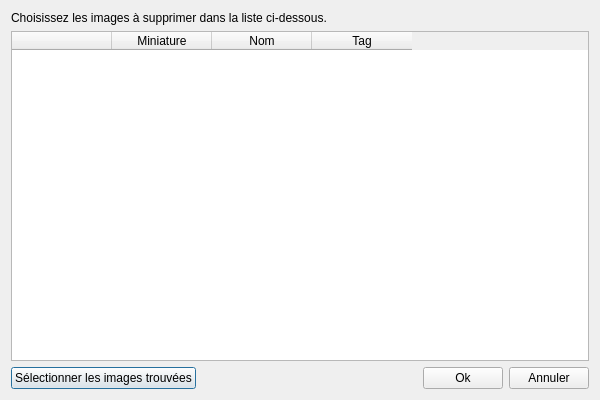
<?xml version="1.0" encoding="UTF-8"?>
<ui version="4.0">
 <class>BlacklistFix3</class>
 <widget class="QDialog" name="BlacklistFix3">
  <property name="geometry">
   <rect>
    <x>0</x>
    <y>0</y>
    <width>600</width>
    <height>400</height>
   </rect>
  </property>
  <property name="windowTitle">
   <string>Réparateur de liste noire</string>
  </property>
  <property name="windowIcon">
   <iconset resource="../resources.qrc">
    <normaloff>:/images/icon.ico</normaloff>:/images/icon.ico</iconset>
  </property>
  <layout class="QVBoxLayout" name="verticalLayout">
   <item>
    <widget class="QLabel" name="label">
     <property name="text">
      <string>Choisissez les images à supprimer dans la liste ci-dessous.</string>
     </property>
    </widget>
   </item>
   <item>
    <widget class="QTableWidget" name="tableWidget">
     <property name="editTriggers">
      <set>QAbstractItemView::NoEditTriggers</set>
     </property>
     <property name="showDropIndicator" stdset="0">
      <bool>false</bool>
     </property>
     <attribute name="horizontalHeaderHighlightSections">
      <bool>false</bool>
     </attribute>
     <attribute name="verticalHeaderDefaultSectionSize">
      <number>50</number>
     </attribute>
     <attribute name="verticalHeaderHighlightSections">
      <bool>false</bool>
     </attribute>
     <column>
      <property name="text">
       <string/>
      </property>
     </column>
     <column>
      <property name="text">
       <string>Miniature</string>
      </property>
     </column>
     <column>
      <property name="text">
       <string>Nom</string>
      </property>
     </column>
     <column>
      <property name="text">
       <string>Tag</string>
      </property>
     </column>
    </widget>
   </item>
   <item>
    <layout class="QHBoxLayout" name="horizontalLayout_4">
     <item>
      <widget class="QPushButton" name="buttonSelectBlacklisted">
       <property name="text">
        <string>Sélectionner les images trouvées</string>
       </property>
      </widget>
     </item>
     <item>
      <spacer name="horizontalSpacer">
       <property name="orientation">
        <enum>Qt::Horizontal</enum>
       </property>
       <property name="sizeHint" stdset="0">
        <size>
         <width>40</width>
         <height>20</height>
        </size>
       </property>
      </spacer>
     </item>
     <item>
      <widget class="QPushButton" name="buttonOk">
       <property name="text">
        <string>Ok</string>
       </property>
      </widget>
     </item>
     <item>
      <widget class="QPushButton" name="buttonCancel">
       <property name="text">
        <string>Annuler</string>
       </property>
      </widget>
     </item>
    </layout>
   </item>
  </layout>
 </widget>
 <resources>
  <include location="../resources.qrc"/>
 </resources>
 <connections/>
</ui>
